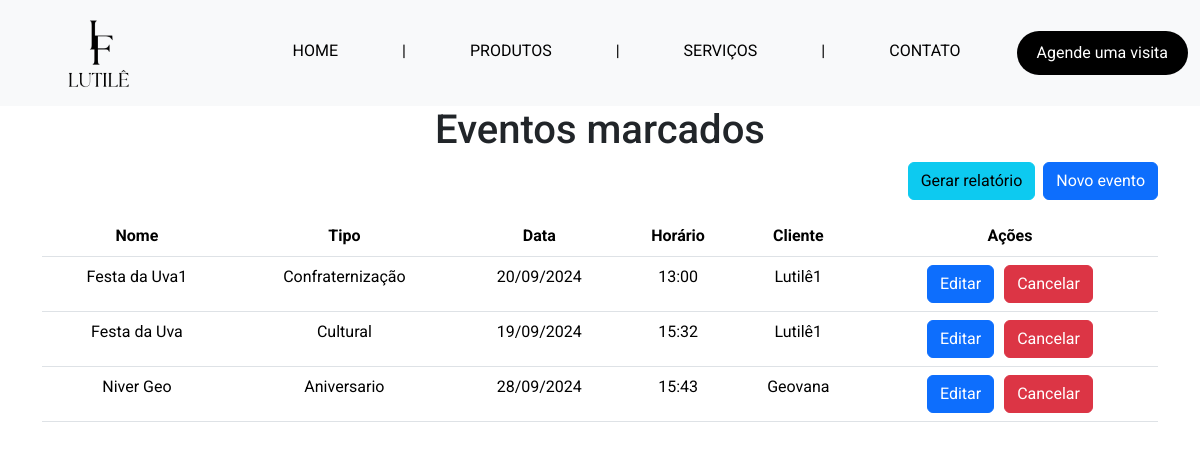
Page /admin/eventos on the earlier database version.
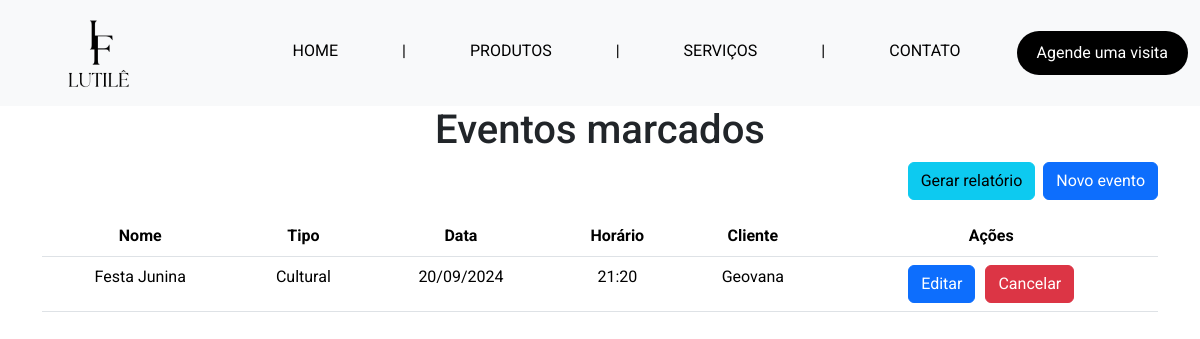
Same page on the later database version.
### tables this page shows
CREATE TABLE `evento` (
  `data` DATE NOT NULL,
  `horario` VARCHAR(45) NOT NULL,
  `nome_evento` VARCHAR(50) NOT NULL,
  `tipo` VARCHAR(45) NOT NULL,
  `cliente_cpf` VARCHAR(11) NOT NULL,
  PRIMARY KEY (`data`, `horario`),
  FOREIGN KEY (`cliente_cpf`)
    REFERENCES `cliente` (`cpf`)
    ON DELETE CASCADE
    ON UPDATE RESTRICT
);

CREATE TABLE `cliente` (
  `cpf` VARCHAR(11) NOT NULL,
  `nome_cliente` VARCHAR(100) NOT NULL,
  `celular` VARCHAR(14) NOT NULL,
  `endereco` VARCHAR(100) NOT NULL,
  PRIMARY KEY (`cpf`)
);

### app.py (the view)
@app.route('/admin/eventos', methods=['GET'])
def eventos_admin():
    with get_connection() as conn:
        cursor = conn.cursor()
        cursor.execute('SELECT * FROM evento JOIN cliente ON evento.cliente_cpf = cliente.cpf')
        eventos = cursor.fetchall()
    return render_template('html/pages/admin/eventos-admin.html', eventos=eventos)

### app.py (called while the page is built)
def get_connection():
    return sqlite3.connect('instance/salao_festas.db')

def format_datetime(value, format='%d/%m/%Y'):
    if value is None:
        return ""
    try:
        date_obj = datetime.strptime(value, '%Y-%m-%d')
        return date_obj.strftime(format)
    except ValueError:
        return value  # Return the original value if parsing fails

@app.context_processor
def inject_active():
    def is_active(endpoint): #recebe o endpoint (rota) e verifica se é igual o endpoint atual, se for ele retorna a classeactive, se não retorna vazio
        return 'active' if request.endpoint == endpoint else ''
    return dict(is_active=is_active)

### templates/html/pages/admin/eventos-admin.html (shortened to what this page needs)
{% extends "base.html" %}
{% block content %}
<h1 class="text-center">Eventos marcados</h1>
<div class="container d-flex flex-column align-items-center">
    <div class="w-100 d-flex justify-content-end mb-3">
      <a href="{{ url_for('gerar_relatorio_eventos') }}" class="btn btn-info me-2">Gerar relatório</a>
      <a href="{{ url_for('novo_evento') }}" class="btn btn-primary">Novo evento</a>
      </div>
    <table class="table table">
        <thead>
          <tr>
            <th scope="col" class="text-center">Nome</th>
            <th scope="col" class="text-center">Tipo</th>
            <th scope="col" class="text-center">Data</th>
            <th scope="col" class="text-center">Horário</th>
            <th scope="col" class="text-center">Cliente</th>
            <th scope="col" class="text-center">Ações</th>
          </tr>
        </thead>
        <tbody>
          {% for evento in eventos %}
          <tr>
              <td class="text-center">{{ evento[2] }}</td>
              <td class="text-center">{{ evento[3] }}</td>
              <td class="text-center">{{ evento[0] | datetime('%d/%m/%Y') }}</td>
              <td class="text-center">{{ evento[1] }}</td>
              <td class="text-center">{{ evento[6] }}</td>
              <td class="text-center">
                <div style="display: flex; justify-content: center; gap: 10px;">
                  <form action="{{ url_for('editar_evento', data=evento[0], horario=evento[1]) }}" method="GET">
                    <button type="submit" class="btn btn-primary">Editar</button>
                  </form>
                  <form action="{{ url_for('deletar_evento', data=evento[0], horario=evento[1]) }}" method="POST" onsubmit="return confirmCancel('{{ evento[2] }}')">
                    <button type="submit" class="btn btn-danger">Cancelar</button>
                  </form>
                </div>
              </td>
          </tr>
          {% endfor %}
        </tbody>
      </table>
</div>
{% endblock %}

### templates/base.html (shortened to what this page needs)
<!DOCTYPE html>
<html lang="en">
<head>
    <link href="https://cdn.jsdelivr.net/npm/bootstrap@5.3.2/dist/css/bootstrap.min.css" rel="stylesheet">
    <link href="https://cdn.jsdelivr.net/npm/@fullcalendar/core@5.11.3/main.min.css" rel="stylesheet">
    <link href="https://cdn.jsdelivr.net/npm/@fullcalendar/daygrid@5.11.3/main.min.css" rel="stylesheet">
    <link rel="stylesheet" href="https://cdn.jsdelivr.net/npm/bootstrap-icons@1.10.5/font/bootstrap-icons.css">
    <link rel="stylesheet" href="{{ url_for('static', filename='style/style.css') }}">
    <link rel="stylesheet" href="https://code.jquery.com/ui/1.12.1/themes/base/jquery-ui.css">
</head>
<body>
    <header>
        <nav class="navbar navbar-expand-md navbar-light bg-light">
            <div class="container-fluid">
                <a class="navbar-brand ms-5" href="{{ url_for('home') }}">
                    <img src="{{ url_for('static', filename='imgs/logo.png') }}" alt="Salão de festas Lutilê" height="80">
                </a>
                <div class="collapse navbar-collapse" id="navbarNav">
                    <ul class="navbar-nav ms-auto">
                        {% if session.cpf %}
                            {% if session.cpf == '000.000.000-00' %}
                                <li class="nav-item dropdown me-5">
                                    <a class="nav-link dropdown-toggle" href="#" id="navbarDropdown" role="button" data-bs-toggle="dropdown" aria-expanded="false">
                                        {{ session.nome_cliente }}
                                    </a>
                                    <ul class="dropdown-menu dropdown-menu-end" aria-labelledby="navbarDropdown">
                                        <li><a class="dropdown-item" href="{{ url_for('dashboard_admin') }}">Tela inicial</a></li>
                                        <li><a class="dropdown-item" href="{{ url_for('perfil') }}">Perfil</a></li>
                                        <li><a class="dropdown-item" href="{{ url_for('agendamentos_admin') }}">Agendamentos</a></li>
                                        <li><a class="dropdown-item" href="{{ url_for('eventos_admin') }}">Eventos</a></li>
                                        <li><a class="dropdown-item" href="{{ url_for('clientes_admin') }}">Clientes</a></li>
                                        <li><a class="dropdown-item" href="{{ url_for('pagamentos_admin') }}">Pagamentos</a></li>
                                        <li><a class="dropdown-item" href="{{ url_for('kits_mobilia_admin') }}">Kits Mobília</a></li>
                                        <li><a class="dropdown-item" href="{{ url_for('parceiros_admin') }}">Parceiros</a></li>
                                        <li><hr class="dropdown-divider"></li>
                                        <li><a class="dropdown-item" href="{{ url_for('logout') }}">Logout</a></li>
                                    </ul>
                                </li>
                            {% else %}
                                <li class="nav-item dropdown me-5">
                                    <a class="nav-link dropdown-toggle" href="#" id="navbarDropdown" role="button" data-bs-toggle="dropdown" aria-expanded="false">
                                        {{ session.nome_cliente }}
                                    </a>
                                    <ul class="dropdown-menu dropdown-menu-end" aria-labelledby="navbarDropdown">
                                        <li><a class="dropdown-item" href="{{ url_for('dashboard_cliente') }}">Tela inicial</a></li>
                                        <li><a class="dropdown-item" href="{{ url_for('perfil') }}">Perfil</a></li>
                                        <li><a class="dropdown-item" href="{{ url_for('agendamentos_cliente') }}">Agendamentos</a></li>
                                        <li><a class="dropdown-item" href="{{ url_for('eventos_cliente') }}">Eventos</a></li>
                                        <li><hr class="dropdown-divider"></li>
                                        <li><a class="dropdown-item" href="{{ url_for('ver_parceiros_cliente') }}">Nossos parceiros</a></li>
                                        <li><hr class="dropdown-divider"></li>
                                        <li><a class="dropdown-item" href="{{ url_for('logout') }}">Logout</a></li>
                                    </ul>
                                </li>
                            {% endif %}
                        {% else %}
                            <li class="nav-item me-5 ms-5">
                                <a class="nav-link {{ is_active('home') }}" aria-current="page" href="{{ url_for('home') }}">HOME</a>
                            </li>
                            <span class="separador nav-link">|</span>
                            <li class="nav-item me-5 ms-5">
                                <a class="nav-link {{ is_active('produtos') }}" aria-current="page" href="{{ url_for('produtos') }}">PRODUTOS</a>
                            </li>
                            <span class="separador nav-link">|</span>
                            <li class="nav-item me-5 ms-5">
                                <a class="nav-link {{ is_active('servicos') }}" aria-current="page" href="{{ url_for('servicos') }}">SERVIÇOS</a>
                            </li>
                            <span class="separador nav-link">|</span>
                            <li class="nav-item me-5 ms-5">
                                <a class="nav-link {{ is_active('contato') }}" aria-current="page" href="{{ url_for('contato') }}">CONTATO</a>
                            </li>
                            <li class="nav-item">
                                <form action="{{ url_for('login') }}" method="get">
                                    <button class="nav-link button_agendar" type="submit">Agende uma visita</button>
                                </form>
                            </li>
                        {% endif %}
                    </ul>
                </div>
            </div>
        </nav>
    </header>
    <main>
        {% block content %}
        {% endblock %}
    </main>
</body>
</html>

### static/style/style.css (style rules this page uses)
* { font-family: "Roboto", sans-serif !important; }
.navbar { background-color: #ffffff; color: #fff; }
.navbar a { color: #000000; }
.button_agendar { border-radius: 50px; background-color: #000000; color: #ffffff; padding: 10px !important; padding-left: 20px !important; padding-right: 20px !important; }
.separador { color: #000000; }
body { overflow-y: auto; }

Differences in the rows shown:
removed evento: nome_evento "Festa da Uva1", tipo "Confraternização", data "20/09/2024", horario "13:00", nome_cliente "Lutilê1"
no longer on this page (row edited): evento: nome_evento "Festa da Uva", tipo "Cultural", data "19/09/2024", horario "15:32", nome_cliente "Lutilê1"
changed evento "Geovana": nome_evento "Niver Geo" → "Festa Junina"; tipo "Aniversario" → "Cultural"; data "28/09/2024" → "20/09/2024"; horario "15:43" → "21:20"
